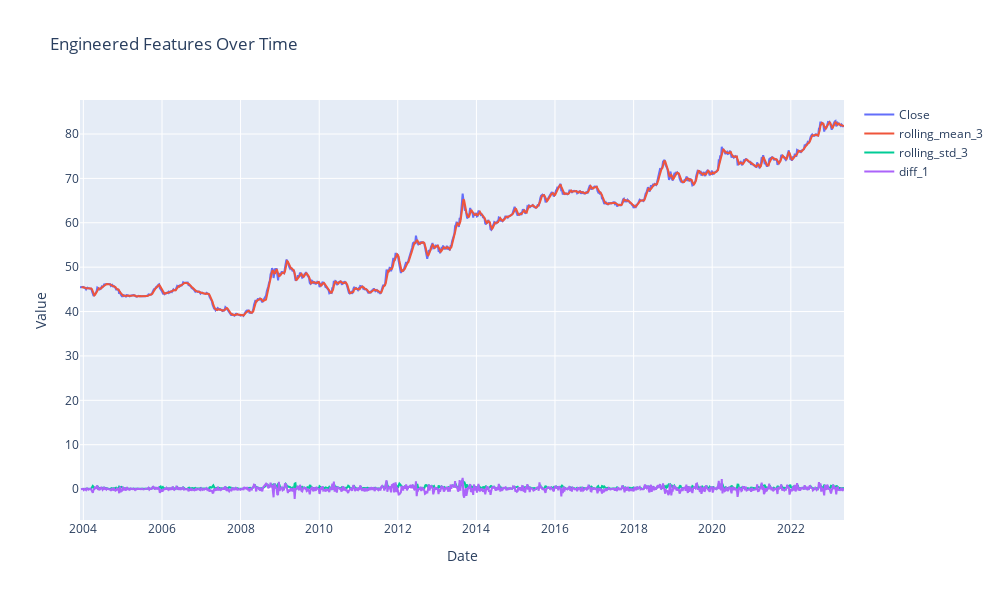

The notebook cell this image was saved under:
### Markdown cell above
### Visualizing Engineered Features

Before training the model, we visualized the new features to understand their behavior over time.

This helps confirm that they align with the trends and patterns of the `Close` value and contribute meaningful information instead of noise.

### Code cell
# Features list to plot
features_to_plot = ['Close', 'rolling_mean_3', 'rolling_std_3', 'diff_1']

# Create the plot
fig = go.Figure()

for feature in features_to_plot:
    fig.add_trace(go.Scatter(
        x=data['Date'],
        y=data[feature],
        mode='lines',
        name=feature
    ))

fig.update_layout(
    title="Engineered Features Over Time",
    xaxis_title="Date",
    yaxis_title="Value",
    width=1000,
    height=600
)

fig.show()

### Figure 1 — Plotly figure (JSON) as saved in the notebook; plotly's stock layout.template omitted (floating-point values rounded to 4 significant figures; data arrays with more than 128 entries replaced by an {"elided": "..."} marker saying what was removed)
{"data": [{"mode": "lines", "name": "Close", "type": "scatter", "x": {"elided": "1013 str values"}, "y": {"elided": "1013 float values"}}, {"mode": "lines", "name": "rolling_mean_3", "type": "scatter", "x": {"elided": "1013 str values"}, "y": {"elided": "1013 float values"}}, {"mode": "lines", "name": "rolling_std_3", "type": "scatter", "x": {"elided": "1013 str values"}, "y": {"elided": "1013 float values"}}, {"mode": "lines", "name": "diff_1", "type": "scatter", "x": {"elided": "1013 str values"}, "y": {"elided": "1013 float values"}}], "layout": {"height": 600, "title": {"text": "Engineered Features Over Time"}, "width": 1000, "xaxis": {"title": {"text": "Date"}}, "yaxis": {"title": {"text": "Value"}}}}
